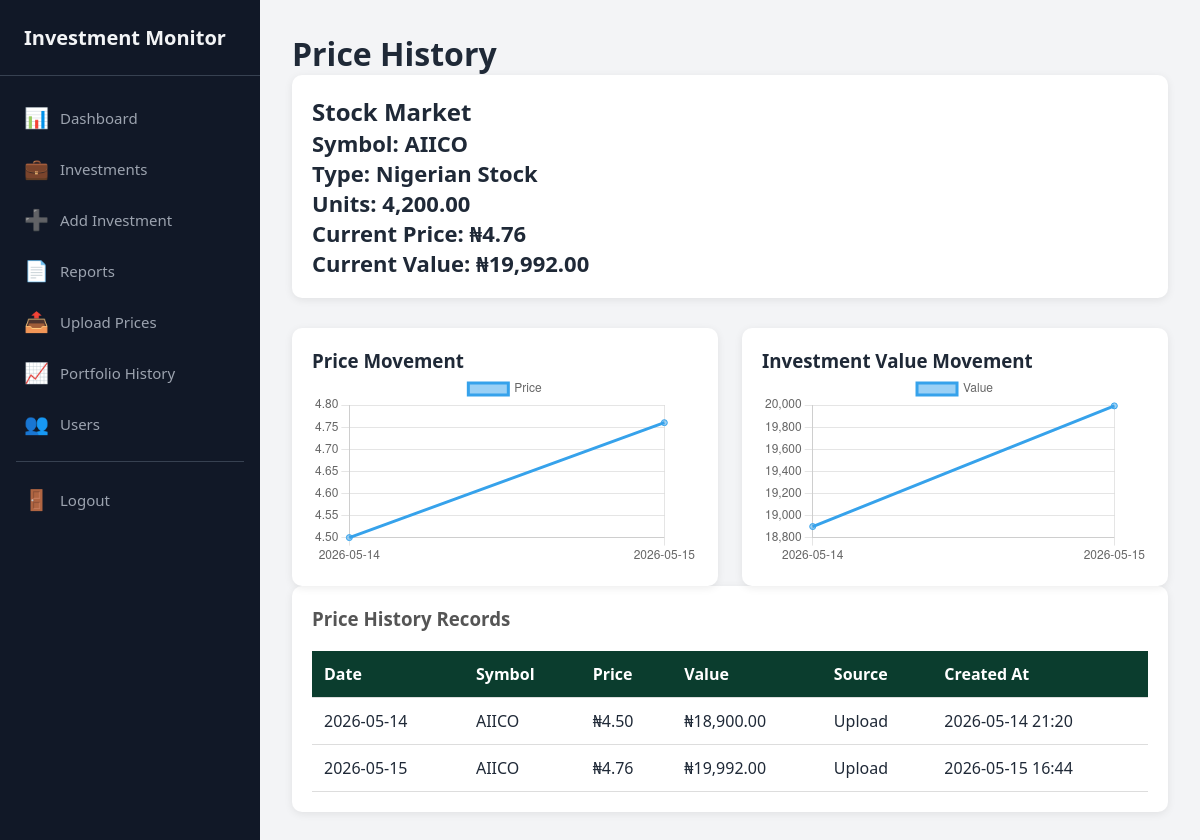
Page /investments/1/price-history (signed in) on the committed database.
### models.py (models this page shows, shortened)
class Investment(db.Model):
    __tablename__ = "investments"
    id = db.Column(db.Integer, primary_key=True)
    user_id = db.Column(db.Integer, db.ForeignKey("users.id"), nullable=False)
    investment_name = db.Column(db.String(150), nullable=False)
    investment_type = db.Column(db.String(50), nullable=False)
    sector = db.Column(db.String(100), nullable=True)
    symbol = db.Column(db.String(30), nullable=True)
    institution = db.Column(db.String(150), nullable=True)
    purchase_date = db.Column(db.Date, nullable=False)
    maturity_date = db.Column(db.Date, nullable=True)
    units = db.Column(db.Float, default=0)
    purchase_price = db.Column(db.Float, default=0)
    current_price = db.Column(db.Float, default=0)
    principal_amount = db.Column(db.Float, nullable=False, default=0)
    current_value = db.Column(db.Float, nullable=False, default=0)
    interest_rate = db.Column(db.Float, default=0)
    coupon_frequency = db.Column(db.String(50), nullable=True)
    dividends_received = db.Column(db.Float, default=0)
    interest_received = db.Column(db.Float, default=0)
    last_price_update = db.Column(db.DateTime, nullable=True)
    notes = db.Column(db.Text, nullable=True)
    created_at = db.Column(db.DateTime, default=datetime.utcnow)
    dividends = db.relationship(
        "DividendHistory",
        backref="investment",
        lazy=True,
        cascade="all, delete-orphan"
    )
    coupons = db.relationship(
        "CouponSchedule",
        backref="investment",
        lazy=True,
        cascade="all, delete-orphan"
    )
    bond_yields = db.relationship(
        "BondYieldHistory",
        backref="investment",
        lazy=True,
        cascade="all, delete-orphan"
    )
    price_history = db.relationship(
        "PriceHistory",
        backref="investment",
        lazy=True,
        cascade="all, delete-orphan"
    )
    def calculate_current_value(self):
        if self.investment_type == "Nigerian Stock" and self.units and self.current_price:
            return self.units * self.current_price
        if self.investment_type == "Mutual Fund" and self.units and self.current_price:
            return self.units * self.current_price
        if self.current_value:
            return self.current_value
        return self.principal_amount

class PriceHistory(db.Model):
    __tablename__ = "price_history"
    id = db.Column(db.Integer, primary_key=True)
    investment_id = db.Column(
        db.Integer,
        db.ForeignKey("investments.id"),
        nullable=False
    )
    symbol = db.Column(db.String(30), nullable=False)
    price = db.Column(db.Float, nullable=False)
    value = db.Column(db.Float, nullable=False)
    recorded_date = db.Column(db.Date, nullable=False)
    source = db.Column(db.String(100), default="Upload")
    created_at = db.Column(db.DateTime, default=datetime.utcnow)

### investments/routes.py (the view)
@investment_bp.route("/<int:id>/price-history")
@login_required
def price_history(id):
    investment = Investment.query.get_or_404(id)
    if not user_can_access_investment(current_user, investment):
        abort(403)
    history = PriceHistory.query.filter_by(
        investment_id=investment.id
    ).order_by(PriceHistory.recorded_date.asc()).all()
    labels = [h.recorded_date.strftime("%Y-%m-%d") for h in history]
    prices = [h.price for h in history]
    values = [h.value for h in history]
    return render_template(
        "investments/price_history.html",
        investment=investment,
        history=history,
        labels=labels,
        prices=prices,
        values=values
    )

### models.py (called while the page is built)
@login_manager.user_loader
def load_user(user_id):
    return User.query.get(int(user_id))

### utils.py (called while the page is built)
def user_can_access_investment(user, investment):
    if user.role in ["admin", "superadmin"]:
        return True
    return investment.user_id == user.id

### templates/investments/price_history.html (shortened to what this page needs)
{% extends "base.html" %}
{% block content %}
<h1>Price History</h1>
<div class="card">
    <h2>{{ investment.investment_name }}</h2>
    <p><strong>Symbol:</strong> {{ investment.symbol or '-' }}</p>
    <p><strong>Type:</strong> {{ investment.investment_type }}</p>
    <p><strong>Units:</strong> {{ "{:,.2f}".format(investment.units or 0) }}</p>
    <p><strong>Current Price:</strong> ₦{{ "{:,.2f}".format(investment.current_price or 0) }}</p>
    <p><strong>Current Value:</strong> ₦{{ "{:,.2f}".format(investment.calculate_current_value()) }}</p>
</div>
<div class="chart-grid">
    <div class="chart-box">
        <h3>Price Movement</h3>
        <canvas id="priceChart"></canvas>
    </div>
    <div class="chart-box">
        <h3>Investment Value Movement</h3>
        <canvas id="valueChart"></canvas>
    </div>
</div>
<div class="card">
    <h3>Price History Records</h3>
    <table>
        <thead>
            <tr>
                <th>Date</th>
                <th>Symbol</th>
                <th>Price</th>
                <th>Value</th>
                <th>Source</th>
                <th>Created At</th>
            </tr>
        </thead>
        <tbody>
            {% for item in history %}
            <tr>
                <td>{{ item.recorded_date }}</td>
                <td>{{ item.symbol }}</td>
                <td>₦{{ "{:,.2f}".format(item.price) }}</td>
                <td>₦{{ "{:,.2f}".format(item.value) }}</td>
                <td>{{ item.source }}</td>
                <td>{{ item.created_at.strftime('%Y-%m-%d %H:%M') }}</td>
            </tr>
            {% else %}
            <tr>
                <td colspan="6">No price history available yet.</td>
            </tr>
            {% endfor %}
        </tbody>
    </table>
</div>
<script>
const labels = {{ labels|tojson }};
const prices = {{ prices|tojson }};
const values = {{ values|tojson }};
new Chart(document.getElementById("priceChart"), {
    type: "line",
    data: {
        labels: labels,
        datasets: [{
            label: "Price",
            data: prices,
            tension: 0.3
        }]
    },
    options: {
        responsive: true,
        plugins: {
            legend: {
                display: true
            }
        },
        scales: {
            y: {
                beginAtZero: false
            }
        }
    }
});
new Chart(document.getElementById("valueChart"), {
    type: "line",
    data: {
        labels: labels,
        datasets: [{
            label: "Value",
            data: values,
            tension: 0.3
        }]
    },
    options: {
        responsive: true,
        plugins: {
            legend: {
                display: true
            }
        },
        scales: {
            y: {
                beginAtZero: false
            }
        }
    }
});
</script>
{% endblock %}

### static/css/style.css (style rules this page uses)
* { box-sizing: border-box; }
body { margin: 0; font-family: Arial, sans-serif; background: #f4f6f8; color: #222; }
*, *::before, *::after { box-sizing: border-box; margin: 0; padding: 0; }
html, body { height: 100%; font-family: 'Segoe UI', system-ui, -apple-system, sans-serif; background-color: #f3f4f6; color: #1f2937; }
.card, .detail-card, .chart-box { background: #fff; border-radius: 10px; padding: 20px; box-shadow: 0 2px 8px rgba(0,0,0,0.08); }
.card h3 { margin-top: 0; color: #555; }
.card p { font-size: 22px; font-weight: bold; }
table { width: 100%; border-collapse: collapse; background: #fff; margin-top: 20px; }
table th, table td { padding: 12px; border-bottom: 1px solid #ddd; text-align: left; }
table th { background: #0b3d2e; color: #fff; }
.chart-grid { display: grid; grid-template-columns: repeat(auto-fit, minmax(320px, 1fr)); gap: 24px; margin-top: 30px; }
.card { margin-bottom: 25px; }

### rows in the picture
Investment: investment_name "Stock Market", symbol "AIICO", investment_type "Nigerian Stock", units "4,200.00", current_price "4.76", calculate_current_value "19,992.00"
PriceHistory: recorded_date "2026-05-14", symbol "AIICO", price "4.50", value "18,900.00", source "Upload", created_at "2026-05-14 21:20"
PriceHistory: recorded_date "2026-05-15", symbol "AIICO", price "4.76", value "19,992.00", source "Upload", created_at "2026-05-15 16:44"

### other values in the picture
chart data {{ labels|tojson }} ["2026-05-14", "2026-05-15"]
chart data {{ prices|tojson }} [4.5, 4.76]
chart data {{ values|tojson }} [18900.0, 19992.0]
